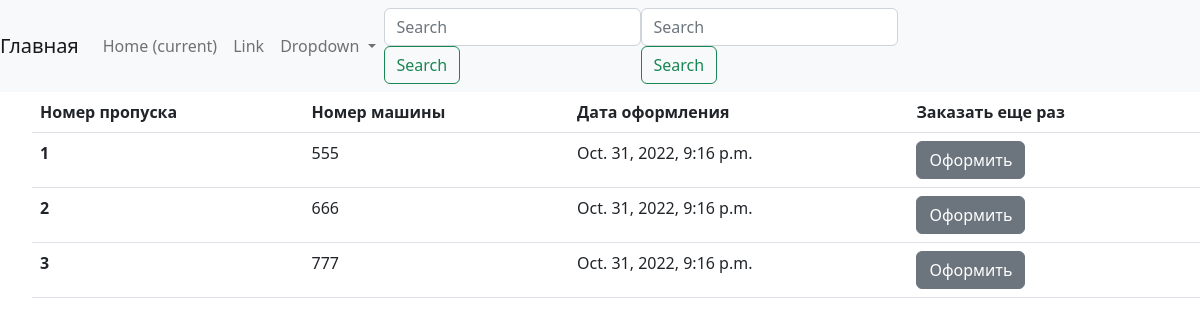
The app's page /permits/list (signed in), older data.
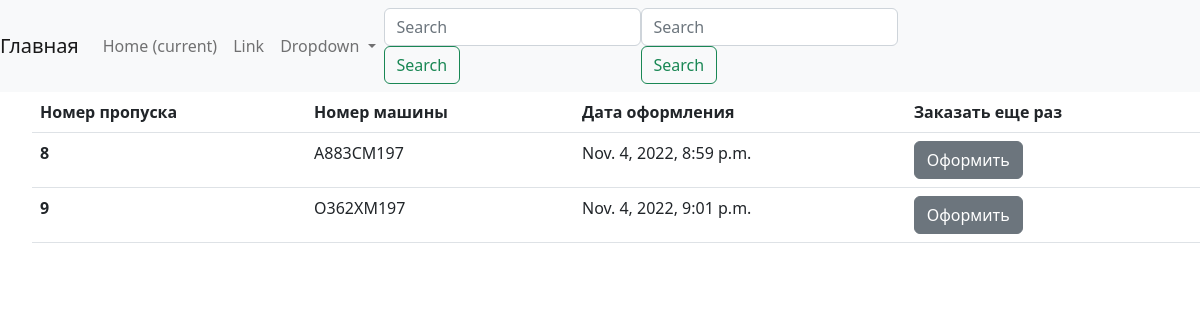
The same page, newer data.
### permits/models.py (models this page shows)
class Permit(models.Model):
    car_number = models.CharField(max_length=15)
    customer = models.ForeignKey(User, on_delete=models.CASCADE)
    created = models.DateTimeField(auto_now_add=True)
    is_active = models.BooleanField(default=True)

### permits/views.py (the view)
# urls.py: path('list', permits_user_list, name='list'),
def permits_user_list(request):
    permitlist = Permit.objects.filter(customer = request.user, is_active = True)
    context = {
        'permitlist': permitlist,
        'title': 'Пропуска'
    }
    return render(request, 'permits/permits_list_view.html', context)

### permits/templates/permits/permits_list_view.html (shortened to what this page needs)
<!DOCTYPE html>
<html lang="en">
<head>
    <link href="https://cdn.jsdelivr.net/npm/bootstrap@5.2.2/dist/css/bootstrap.min.css" rel="stylesheet">
</head>
<body>
<nav class="navbar navbar-expand-lg navbar-light bg-light">
  <a class="navbar-brand" href="#">Главная</a>
  <div class="collapse navbar-collapse" id="navbarSupportedContent">
    <ul class="navbar-nav mr-auto">
      <li class="nav-item active">
        <a class="nav-link" href="#">Home <span class="sr-only">(current)</span></a>
      </li>
      <li class="nav-item">
        <a class="nav-link" href="#">Link</a>
      </li>
      <li class="nav-item dropdown">
        <a class="nav-link dropdown-toggle" href="#" id="navbarDropdown" role="button" data-toggle="dropdown" aria-haspopup="true" aria-expanded="false">
          Dropdown
        </a>
      </li>
    </ul>
    <form class="form-inline my-2 my-lg-0">
      <input class="form-control mr-sm-2" type="search" placeholder="Search" aria-label="Search">
      <button class="btn btn-outline-success my-2 my-sm-0" type="submit">Search</button>
    </form>
    <form class="form-inline my-2 my-lg-0">
      <input class="form-control mr-sm-2" type="search" placeholder="Search" aria-label="Search">
      <button class="btn btn-outline-success my-2 my-sm-0" type="submit">Search</button>
    </form>
  </div>
</nav>
{% if permitlist %}
<ul>
<table class="table table-hover">
  <thead>
    <tr>
      <th scope="col">Номер пропуска</th>
      <th scope="col">Номер машины</th>
      <th scope="col">Дата оформления</th>
      <th scope="col">Заказать еще раз</th>
    </tr>
  </thead>
{% for permit in permitlist %}
  <tbody>
    <tr>
      <th scope="row">{{ permit.id }}</th>
      <td>{{ permit.car_number }}</td>
      <td>{{ permit.created }}</td>
      <td><button type="button" class="btn btn-secondary">Оформить</button></td>
    </tr>
  </tbody>
    {% endfor %}
</table>
</ul>
{% else %}
    Нет пропусков!
{% endif %}
</body>
</html>

Row changes from the older to the newer data that the page shows:
no longer on this page (row edited): Permit: id "1", car_number "555", created "Oct. 31, 2022, 9:16 p.m."
no longer on this page (row edited): Permit: id "2", car_number "666", created "Oct. 31, 2022, 9:16 p.m."
no longer on this page (row edited): Permit: id "3", car_number "777", created "Oct. 31, 2022, 9:16 p.m."
added Permit: id "8", car_number "А883СМ197", created "Nov. 4, 2022, 8:59 p.m."
added Permit: id "9", car_number "О362ХМ197", created "Nov. 4, 2022, 9:01 p.m."
